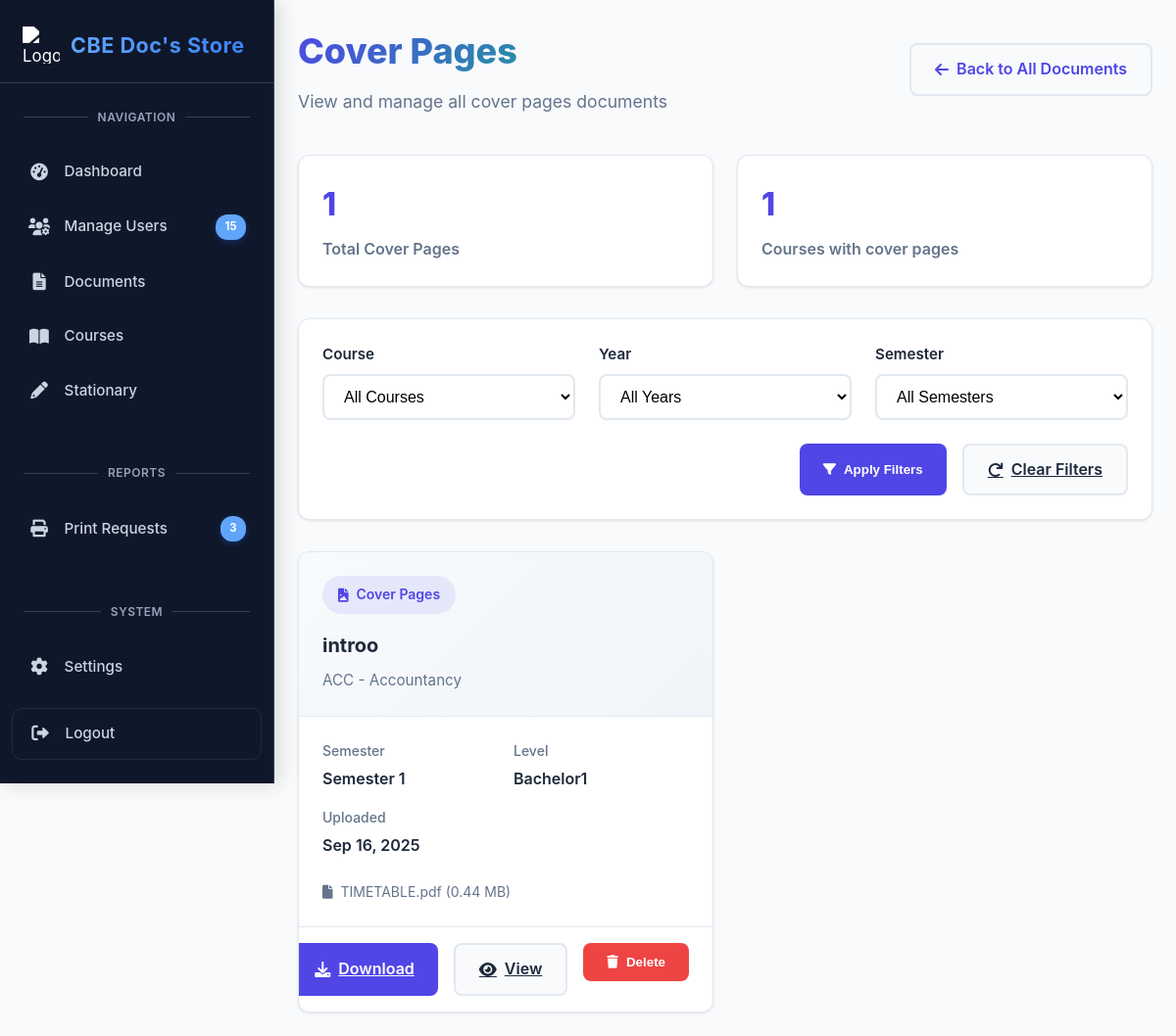
Page /admin/category_cover_pages.php (signed in) on the committed database.
### tables this page shows
CREATE TABLE `sem1_bachelor1_documents` (
  `doc_id` int(11) NOT NULL,
  `course_id` int(11) NOT NULL,
  `doc_type` varchar(50) NOT NULL,
  `title` varchar(255) NOT NULL,
  `description` text DEFAULT NULL,
  `file_path` varchar(255) NOT NULL,
  `file_name` varchar(255) NOT NULL,
  `file_size` int(11) NOT NULL,
  `file_type` varchar(20) NOT NULL,
  `level` varchar(20) NOT NULL,
  `uploaded_at` timestamp NULL DEFAULT current_timestamp(),
  `uploaded_by` int(11) DEFAULT NULL,
  `download_count` int(11) DEFAULT 0
);

CREATE TABLE `courses` (
  `course_id` int(11) NOT NULL,
  `course_code` varchar(10) NOT NULL,
  `course_name` varchar(100) NOT NULL,
  `description` text NOT NULL,
  `color_code` varchar(7) NOT NULL DEFAULT '#e74c3c',
  `created_at` datetime NOT NULL DEFAULT current_timestamp(),
  `updated_at` datetime NOT NULL DEFAULT current_timestamp() ON UPDATE current_timestamp()
);

### admin/category_cover_pages.php (the view, shortened to what this page needs)
<?php
include("../connection.php");
$current_file = basename(__FILE__, '.php');
$doc_type = str_replace('category_', '', $current_file);
$valid_types = [
    'lecture_notes' => ['icon' => 'fa-file-alt', 'name' => 'Lecture Notes'],
    'study_guides' => ['icon' => 'fa-book', 'name' => 'Study Guides'],
    'assignments' => ['icon' => 'fa-tasks', 'name' => 'Assignments'],
    'past_exams' => ['icon' => 'fa-question-circle', 'name' => 'Past Exams'],
    'case_studies' => ['icon' => 'fa-chart-bar', 'name' => 'Case Studies'],
    'projects' => ['icon' => 'fa-project-diagram', 'name' => 'Projects'],
    'field' => ['icon' => 'fa-map-marker-alt', 'name' => 'Field Reports'],
    'cover_pages' => ['icon' => 'fa-file-image', 'name' => 'Cover Pages']
];
$where_conditions = ["doc_type = ?"];
$query_params = [$doc_type];
$all_documents = [];
$semester_tables = [];
$levels = ['certificate', 'diploma1', 'diploma2', 'bachelor1', 'bachelor2', 'bachelor3'];
$semesters = ['1', '2'];
foreach ($semesters as $semester_val) {
    foreach ($levels as $level_val) {
        $table_name = 'sem' . $semester_val . '_' . $level_val . '_documents';
        $semester_tables[] = $table_name;
    }
}
foreach ($semester_tables as $table) {
    $table_check = $conn->query("SHOW TABLES LIKE '$table'");
    if ($table_check->num_rows > 0) {
        $query = "SELECT d.*, '$table' as source_table,
                 c.course_code, c.course_name
                 FROM $table d
                 LEFT JOIN courses c ON d.course_id = c.course_id";
        if (!empty($where_conditions)) {
            $query .= " WHERE " . implode(" AND ", $where_conditions);
        }
        $query .= " ORDER BY d.uploaded_at DESC";
        $stmt = $conn->prepare($query);
        if ($stmt) {
            if (!empty($query_params)) {
                $types = str_repeat('s', count($query_params));
                $stmt->bind_param($types, ...$query_params);
            }
            $stmt->execute();
            $result = $stmt->get_result();
            if ($result->num_rows > 0) {
                while ($row = $result->fetch_assoc()) {
                    preg_match('/sem(\d)_(\w+)_documents/', $table, $matches);
                    if (count($matches) === 3) {
                        $row['semester'] = $matches[1];
                        $row['level'] = $matches[2];
                    }
                    $all_documents[] = $row;
                }
            }
        }
    }
}
?>
<!DOCTYPE html>
<html lang="en">
<head>
    <link rel="stylesheet" href="https://cdnjs.cloudflare.com/ajax/libs/font-awesome/6.4.0/css/all.min.css">
</head>
<body>
    <?php include('sidebar.php'); ?>
    <main class="main-content">
        <div class="page-header">
            <div>
                <h1 class="page-title"><?php echo $valid_types[$doc_type]['name']; ?></h1>
                <p class="page-subtitle">View and manage all <?php echo strtolower($valid_types[$doc_type]['name']); ?> documents</p>
            </div>
            <a href="manage_documents.php" class="back-link">
                <i class="fas fa-arrow-left"></i> Back to All Documents
            </a>
        </div>
        <div class="stats-bar">
            <div class="stat-card">
                <div class="stat-value"><?php echo count($all_documents); ?></div>
                <div class="stat-label">Total <?php echo $valid_types[$doc_type]['name']; ?></div>
            </div>
            <div class="stat-card">
                <div class="stat-value"><?php
                    $unique_courses = [];
                    foreach ($all_documents as $doc) {
                        if (!in_array($doc['course_id'], $unique_courses)) {
                            $unique_courses[] = $doc['course_id'];
                        }
                    }
                    echo count($unique_courses);
                ?></div>
                <div class="stat-label">Courses with <?php echo strtolower($valid_types[$doc_type]['name']); ?></div>
            </div>
        </div>
        <div class="filters-container">
            <form method="GET" action="<?php echo basename(__FILE__); ?>">
                <div class="filter-row">
                    <div class="filter-group">
                        <label class="filter-label">Course</label>
                        <select name="course_id" class="filter-select">
                            <option value="">All Courses</option>
                        </select>
                    </div>
                    <div class="filter-group">
                        <label class="filter-label">Year</label>
                        <select name="year" class="filter-select">
                            <option value="">All Years</option>
                        </select>
                    </div>
                    <div class="filter-group">
                        <label class="filter-label">Semester</label>
                        <select name="semester" class="filter-select">
                            <option value="">All Semesters</option>
                        </select>
                    </div>
                </div>
                <div class="filter-actions">
                    <button type="submit" class="btn btn-primary">
                        <i class="fas fa-filter"></i> Apply Filters
                    </button>
                    <a href="<?php echo basename(__FILE__); ?>" class="btn btn-secondary">
                        <i class="fas fa-redo"></i> Clear Filters
                    </a>
                </div>
            </form>
        </div>
        <div class="documents-grid">
            <?php if (empty($all_documents)): ?>
                <div class="no-documents">
                    <i class="fas fa-file-alt"></i>
                    <h3>No <?php echo strtolower($valid_types[$doc_type]['name']); ?> found</h3>
                    <p>Try adjusting your filters or upload new documents.</p>
                </div>
            <?php else: ?>
                <?php foreach ($all_documents as $document): ?>
                    <div class="document-card">
                        <div class="card-header">
                            <div class="doc-type-badge">
                                <i class="fas <?php echo $valid_types[$document['doc_type']]['icon']; ?>"></i>
                                <?php echo $valid_types[$document['doc_type']]['name']; ?>
                            </div>
                            <h3 class="card-title"><?php echo htmlspecialchars($document['title']); ?></h3>
                            <p class="card-subtitle">
                                <?php echo htmlspecialchars($document['course_code'] . ' - ' . $document['course_name']); ?>
                            </p>
                        </div>
                        <div class="card-body">
                            <div class="doc-meta">
                                <div class="meta-item">
                                    <span class="meta-label">Semester</span>
                                    <span class="meta-value">Semester <?php echo $document['semester']; ?></span>
                                </div>
                                <div class="meta-item">
                                    <span class="meta-label">Level</span>
                                    <span class="meta-value"><?php echo ucfirst($document['level']); ?></span>
                                </div>
                                <div class="meta-item">
                                    <span class="meta-label">Uploaded</span>
                                    <span class="meta-value"><?php echo date('M j, Y', strtotime($document['uploaded_at'])); ?></span>
                                </div>
                            </div>
                            <div class="file-info">
                                <i class="fas fa-file"></i>
                                <?php echo htmlspecialchars($document['file_name']); ?>
                                (<?php echo round($document['file_size'] / 1024 / 1024, 2); ?> MB)
                            </div>
                        </div>
                        <div class="card-footer">
                            <a href="../admin/<?php echo htmlspecialchars($document['file_path']); ?>"
                               class="btn btn-primary" download>
                                <i class="fas fa-download"></i> Download
                            </a>
                            <a href="../admin/<?php echo htmlspecialchars($document['file_path']); ?>"
                               class="btn btn-secondary" target="_blank">
                                <i class="fas fa-eye"></i> View
                            </a>
                            <form method="POST" style="display: inline;">
                                <button type="submit" name="delete_document" class="btn btn-danger"
                                        onclick="return confirm('Are you sure you want to delete this document?')">
                                    <i class="fas fa-trash"></i> Delete
                                </button>
                            </form>
                        </div>
                    </div>
                <?php endforeach; ?>
            <?php endif; ?>
        </div>
    </main>
</body>
</html>

### admin/category_cover_pages.php (style rules this page uses)
:root { --primary: #4f46e5; --primary-light: #6366f1; --secondary: #10b981; --dark: #1e293b; --light: #f8fafc; --gray: #64748b; --border: #e2e8f0; --shadow: 0 1px 3px rgba(0,0,0,0.1); --shadow-lg: 0 4px 6px -1px rgba(0,0,0,0.1); }
* { margin: 0; padding: 0; box-sizing: border-box; }
body { font-family: 'Inter', system-ui, sans-serif; background-color: var(--light); color: var(--dark); line-height: 1.6; }
.main-content { margin-left: 280px; padding: 2rem; transition: all 0.3s ease; }
.page-header { margin-bottom: 2.5rem; display: flex; align-items: center; justify-content: space-between; }
.page-title { font-size: 2.25rem; font-weight: 800; color: var(--dark); margin-bottom: 0.5rem; background: linear-gradient(135deg, var(--primary) 0%, var(--secondary) 100%); -webkit-background-clip: text; -webkit-text-fill-color: transparent; }
.page-subtitle { color: var(--gray); font-size: 1.1rem; }
.back-link { display: inline-flex; align-items: center; gap: 0.5rem; color: var(--primary); text-decoration: none; font-weight: 600; padding: 0.75rem 1.5rem; border: 2px solid var(--border); border-radius: 0.5rem; transition: all 0.3s ease; }
.filters-container { background: white; border-radius: 0.75rem; padding: 1.5rem; margin-bottom: 2rem; box-shadow: var(--shadow); border: 1px solid var(--border); }
.filter-row { display: grid; grid-template-columns: repeat(auto-fit, minmax(250px, 1fr)); gap: 1.5rem; margin-bottom: 1.5rem; }
.filter-group { display: flex; flex-direction: column; gap: 0.5rem; }
.filter-label { font-weight: 600; color: var(--dark); font-size: 0.95rem; }
.filter-select, .filter-input { padding: 0.75rem 1rem; border: 2px solid var(--border); border-radius: 0.5rem; font-size: 1rem; background: white; transition: all 0.3s ease; }
.filter-actions { display: flex; gap: 1rem; justify-content: flex-end; }
.btn { padding: 0.75rem 1.5rem; border: none; border-radius: 0.5rem; font-weight: 600; cursor: pointer; transition: all 0.3s ease; display: inline-flex; align-items: center; gap: 0.5rem; }
.btn-primary { background: var(--primary); color: white; }
.btn-secondary { background: var(--light); color: var(--dark); border: 2px solid var(--border); }
.btn-danger { background: #ef4444; color: white; }
.documents-grid { display: grid; grid-template-columns: repeat(auto-fill, minmax(350px, 1fr)); gap: 1.5rem; }
.document-card { background: white; border-radius: 0.75rem; overflow: hidden; box-shadow: var(--shadow); transition: all 0.3s ease; border: 1px solid var(--border); }
.card-header { padding: 1.5rem; border-bottom: 1px solid var(--border); background: linear-gradient(135deg, #f8fafc 0%, #f1f5f9 100%); }
.doc-type-badge { display: inline-flex; align-items: center; gap: 0.5rem; padding: 0.5rem 1rem; background: rgba(79, 70, 229, 0.1); color: var(--primary); border-radius: 2rem; font-weight: 600; font-size: 0.875rem; margin-bottom: 1rem; }
.card-title { font-size: 1.25rem; font-weight: 700; color: var(--dark); margin-bottom: 0.5rem; }
.card-subtitle { color: var(--gray); font-size: 0.95rem; }
.card-body { padding: 1.5rem; }
.doc-meta { display: grid; grid-template-columns: repeat(2, 1fr); gap: 1rem; margin-bottom: 1.5rem; }
.meta-item { display: flex; flex-direction: column; gap: 0.25rem; }
.meta-label { font-size: 0.875rem; color: var(--gray); font-weight: 500; }
.meta-value { font-weight: 600; color: var(--dark); }
.card-footer { padding: 1rem 1.5rem; border-top: 1px solid var(--border); display: flex; gap: 1rem; justify-content: flex-end; }
.file-info { display: flex; align-items: center; gap: 0.5rem; color: var(--gray); font-size: 0.875rem; }
.stats-bar { display: flex; gap: 1.5rem; margin-bottom: 2rem; flex-wrap: wrap; }
.stat-card { background: white; padding: 1.5rem; border-radius: 0.75rem; box-shadow: var(--shadow); border: 1px solid var(--border); flex: 1; min-width: 200px; }
.stat-value { font-size: 2rem; font-weight: 800; color: var(--primary); margin-bottom: 0.5rem; }
.stat-label { color: var(--gray); font-weight: 600; }
@media (max-width: 1200px) { .main-content { margin-left: 0; padding: 1.5rem; } }
@media (max-width: 1200px) { .documents-grid { grid-template-columns: repeat(auto-fill, minmax(300px, 1fr)); } }

### rows in the picture
sem1_bachelor1_documents: doc_type "Cover Pages", title "introo", course.course_name "ACC - Accountancy", course "1", level "Bachelor1", uploaded_at "Sep 16, 2025", file_name "TIMETABLE.pdf", $document['file_size']/1024/1024 "0.44"

### other values in the picture
$valid_types[$doc_type]['name'] "Cover Pages"
$valid_types[$doc_type]['name'] "cover pages"
count($all_documents) "1"
count($unique_courses) "1"
